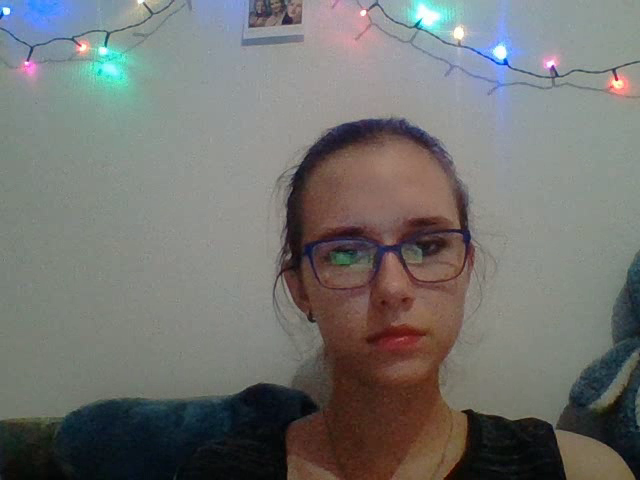
#> input picture frame 15 of test_video.avi, 640 x 480 px, given in place of the camera
$ jupyter execute l4_with_glyphs.ipynb
#> lines starting #> are read from the running program, lines starting #| are printed output that depends on the picture; after the words box and inside, x2 and y2 are one past the last pixel; in counts of white or black regions, pixels touching at a corner belong together
[cell 1]
import numpy as np

[cell 2]
# [8 lines left out: function log_or_numbers, not called in this run]

[cell 3]
GLYPH_TABLE = [[[[0, 1, 0, 1, 0, 0, 0, 1, 1],
                 [0, 0, 1, 1, 0, 1, 0, 1, 0],
                 [1, 1, 0, 0, 0, 1, 0, 1, 0],
                 [0, 1, 0, 1, 0, 1, 1, 0, 0]], '1'],
               [[[1, 0, 0, 0, 1, 0, 1, 0, 1],
                 [0, 0, 1, 0, 1, 0, 1, 0, 1],
                 [1, 0, 1, 0, 1, 0, 0, 0, 1],
                 [1, 0, 1, 0, 1, 0, 1, 0, 0]], '2']]


# [15 lines left out: function match_glyph_pattern, not called in this run]


import numpy as np
import cv2

# [122 lines left out: functions order_points, max_width_height, topdown_points, get_topdown_quad, add_substitute_quad, get_glyph_pattern, not called in this run]

def resize_image(image, new_size):
    ratio = new_size / image.shape[1]
    return cv2.resize(image,(int(new_size),int(image.shape[0]*ratio)))

# [5 lines left out: function rotate_image, not called in this run]

[cell 4]
import cv2
import time

cap = cv2.VideoCapture(0)

width = int(cap.get(cv2.CAP_PROP_FRAME_WIDTH))
height = int(cap.get(cv2.CAP_PROP_FRAME_HEIGHT))

QUADRILATERAL_POINTS = 4
SHAPE_RESIZE = 100.0
BLACK_THRESHOLD = 100
WHITE_THRESHOLD = 100
GLYPH_PATTERN = [1, 0, 0, 0, 1, 0, 1, 0, 1]

output = cv2.VideoWriter('test_video.avi',
                        cv2.VideoWriter_fourcc(*'DIVX'),
                        20,
                        (width, height))

while True:
    ret, frame = cap.read()
#> frame is the input picture: shape (480, 640, 3); mean B, G, R 112.4, 115.1, 114.9

    #cv2.imshow('frame', frame)
    frame_gr = cv2.cvtColor(frame,cv2.COLOR_BGR2GRAY)
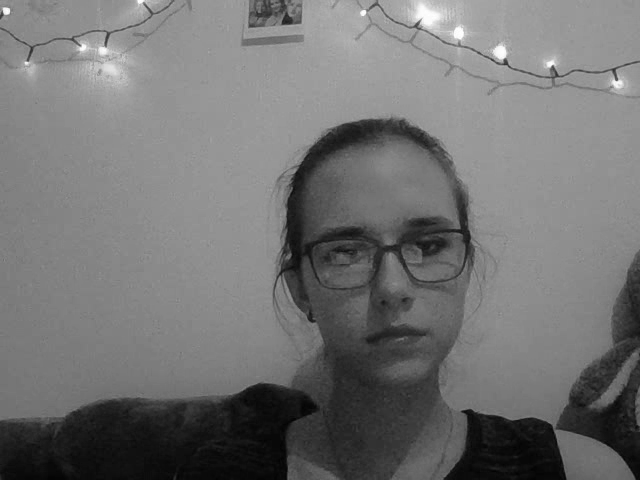
#> frame_gr: shape (480, 640); min 3, max 255, mean 114.7
    gray = cv2.GaussianBlur(frame_gr, (5,5), 0)
    edges = cv2.Canny(gray, 100, 200)
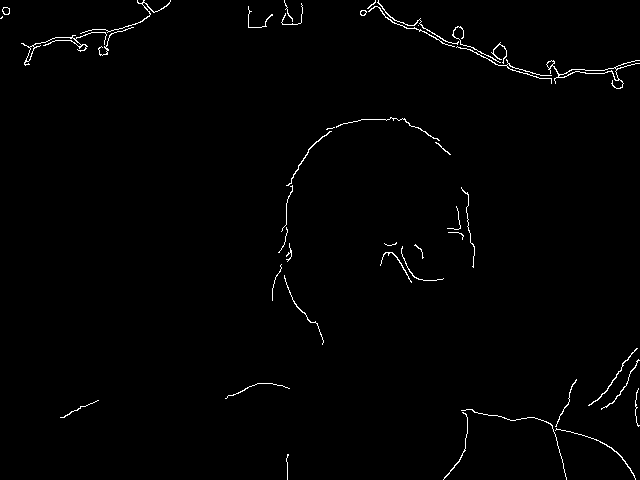
#> edges: shape (480, 640); 1.1% white in thin lines or dots

    contours, _ = cv2.findContours(edges, cv2.RETR_TREE, cv2.CHAIN_APPROX_SIMPLE)
#> contours = 48 contours, 28 with area under 20; largest, box (x1, y1, x2, y2) and area: (546, 60, 640, 89) 264, (558, 67, 619, 81) 192, (21, 32, 107, 66) 90, (26, 45, 35, 62) 49, (2, 7, 10, 15) 42
    contours = sorted(contours, key=cv2.contourArea, reverse=True)[:10]
#> contours = 10 contours; largest, box (x1, y1, x2, y2) and area: (546, 60, 640, 89) 264, (558, 67, 619, 81) 192, (21, 32, 107, 66) 90, (26, 45, 35, 62) 49, (2, 7, 10, 15) 42

    for contour in contours:
        out = cv2.drawContours(frame, contour, -1, (0, 255, 0), 5)
        perimeter = cv2.arcLength(contour, True)
#> perimeter = 388.4
        approx = cv2.approxPolyDP(contour, 0.01*perimeter, True)
#> approx = contour of 20 points, box (x1, y1, x2, y2) (546, 60, 640, 89), area 334

        if len(approx) == QUADRILATERAL_POINTS:
            # Stage 5: Perspective warping
            topdown_quad = get_topdown_quad(gray, approx.reshape(4, 2))
            # Stage 6: Border check
            resized_shape = resize_image(topdown_quad, SHAPE_RESIZE)

            if resized_shape.shape[0] > 5 and resized_shape.shape[1] >5:
                if resized_shape[5, 5] > BLACK_THRESHOLD: continue

            # Stage 7: Glyph pattern
            glyph_found = False
            '''
            for i in range(4):
                glyph_pattern = get_glyph_pattern(resized_shape, BLACK_THRESHOLD, WHITE_THRESHOLD)
                print('pattern')
                print(glyph_pattern)

                if glyph_pattern == GLYPH_PATTERN:
                    glyph_found = True
                    break

                resized_shape = rotate_image(resized_shape, 90)

            if glyph_found:
                print(1)
                substitute_image = cv2.imread('1.png')
                image = add_substitute_quad(frame, substitute_image, approx.reshape(4, 2))
                break
            '''

            glyph_pattern = get_glyph_pattern(topdown_quad, BLACK_THRESHOLD, WHITE_THRESHOLD)
            glyph_found, glyph_rotation, glyph_substitute = match_glyph_pattern(glyph_pattern)

            if glyph_found:

                substitute_image = cv2.imread('{}.png'.format(glyph_substitute))
                for _ in range(glyph_rotation):
                    substitute_image = rotate_image(substitute_image, 90)
                image = add_substitute_quad(frame, substitute_image, approx.reshape(4, 2))
    output.write(frame)
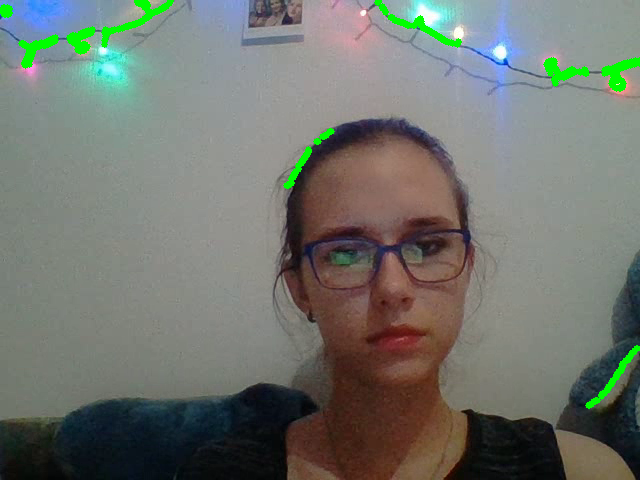
#> frame: shape (480, 640, 3); mean B, G, R 110.2, 116.9, 112.9
    cv2.imshow('frame', frame)

    if cv2.waitKey(5) & 0xFF == 27:
#> (key Esc is pressed here)
        break

cap.release()
output.release()
cv2.destroyAllWindows()

$ run again, starting later in the video
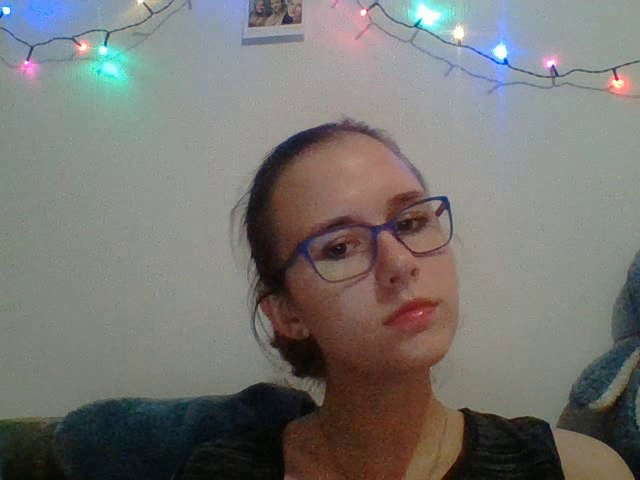
#> input picture frame 67 of test_video.avi, 640 x 480 px, given in place of the camera
#> frame is the input picture: shape (480, 640, 3); mean B, G, R 114.3, 117.8, 119.4
#> `edges = cv2.Canny(gray, 100, 200)`:
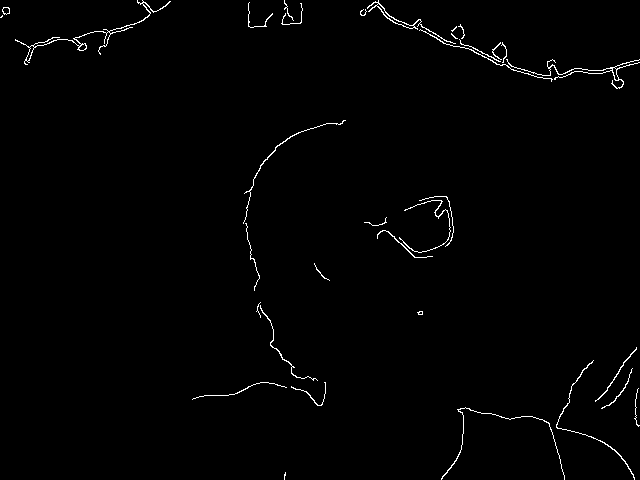
#> edges: shape (480, 640); 1.1% white in thin lines or dots
#> `contours, _ = cv2.findContours(edges, cv2.RETR_TREE, cv2.CHAIN_APPROX_..`: contours = 40 contours, 22 with area under 20; largest, box (x1, y1, x2, y2) and area: (367, 0, 456, 44) 181, (15, 0, 171, 65) 166, (376, 3, 415, 29) 113, (506, 59, 640, 89) 94, (556, 360, 635, 480) 60
#> `contours = sorted(contours, key=cv2.contourArea, reverse=True)[:10]`: contours = 10 contours; largest, box (x1, y1, x2, y2) and area: (367, 0, 456, 44) 181, (15, 0, 171, 65) 166, (376, 3, 415, 29) 113, (506, 59, 640, 89) 94, (556, 360, 635, 480) 60
#> perimeter = 287.2
#> approx = contour of 16 points, box (x1, y1, x2, y2) (367, 0, 456, 44), area 159
#> `output.write(frame)`:
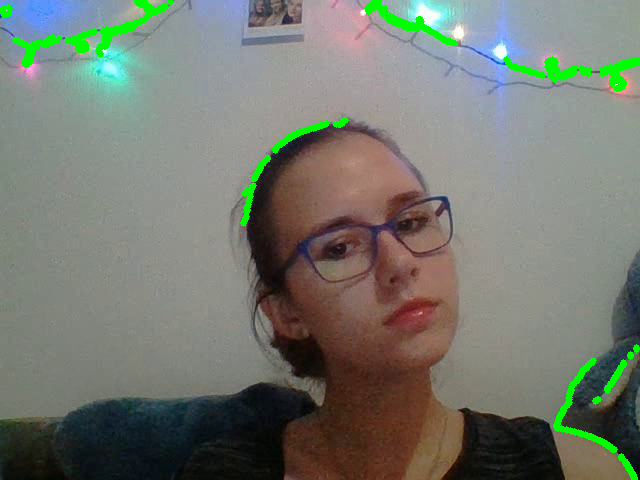
#> frame: shape (480, 640, 3); mean B, G, R 111.2, 120.8, 116.6

$ run again, starting later in the video
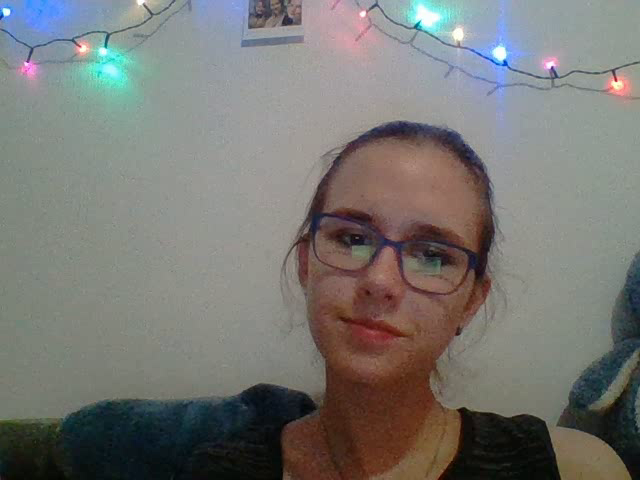
#> input picture frame 120 of test_video.avi, 640 x 480 px, given in place of the camera
#> frame is the input picture: shape (480, 640, 3); mean B, G, R 115.2, 118.9, 119.6
#> `edges = cv2.Canny(gray, 100, 200)`:
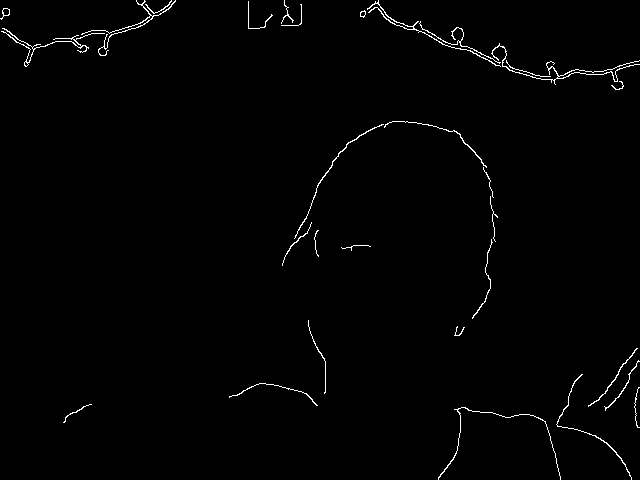
#> edges: shape (480, 640); 1.1% white in thin lines or dots
#> `contours, _ = cv2.findContours(edges, cv2.RETR_TREE, cv2.CHAIN_APPROX_..`: contours = 33 contours, 16 with area under 20; largest, box (x1, y1, x2, y2) and area: (367, 0, 501, 67) 75, (1, 28, 105, 67) 68, (491, 43, 640, 85) 58, (294, 124, 384, 239) 57, (81, 0, 176, 56) 53
#> `contours = sorted(contours, key=cv2.contourArea, reverse=True)[:10]`: contours = 10 contours; largest, box (x1, y1, x2, y2) and area: (367, 0, 501, 67) 75, (1, 28, 105, 67) 68, (491, 43, 640, 85) 58, (294, 124, 384, 239) 57, (81, 0, 176, 56) 53
#> perimeter = 468.4
#> approx = contour of 15 points, box (x1, y1, x2, y2) (367, 0, 501, 67), area 284
#> `output.write(frame)`:
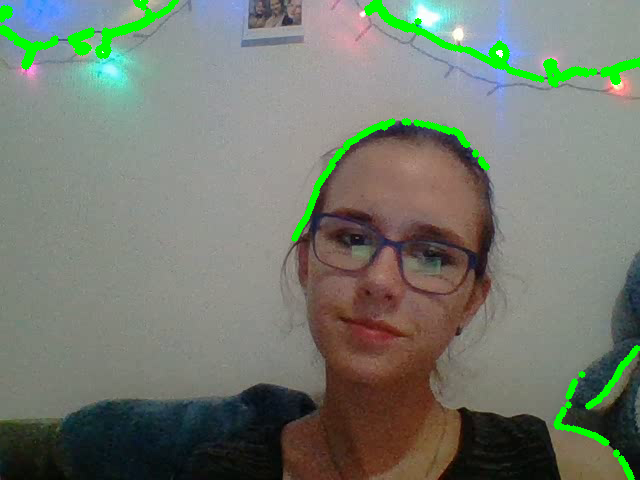
#> frame: shape (480, 640, 3); mean B, G, R 111.2, 122.4, 116.2
